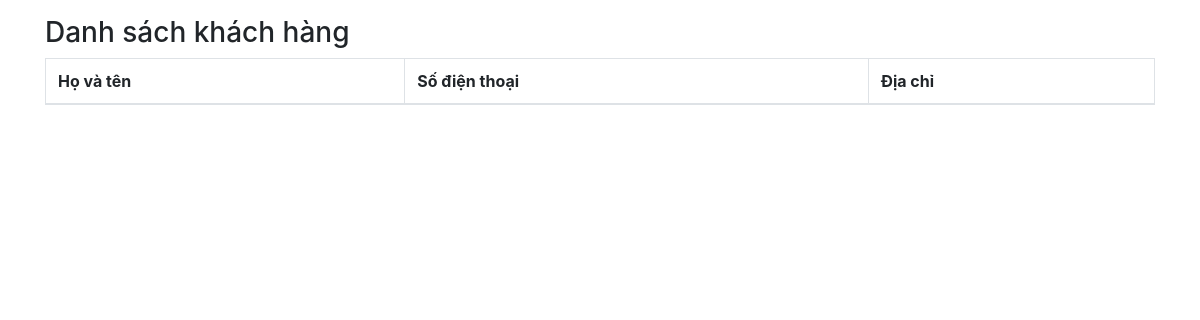
/list-customer, run on an earlier commit of the app's database.
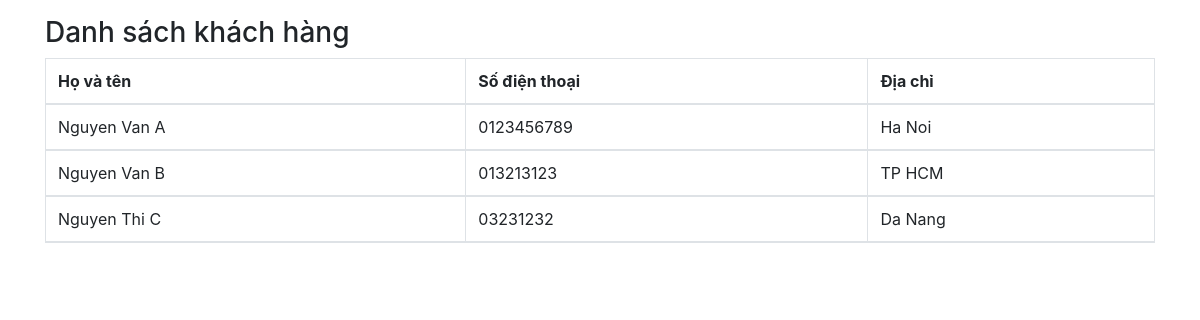
And on a later commit of the database.
### app/models.py (models this page shows, shortened)
class Customer(models.Model):
    phone = models.CharField(max_length=20, unique=True)
    name = models.CharField(max_length=100)
    address = models.CharField(max_length=200, blank=True)

### app/views.py (the view)
# urls.py: path('list-customer', list_customer),
def list_customer(request):
    customer_list = Customer.objects.all()
    context = {'customer_list': customer_list}
    return render(request, 'list_customer.html', context)

### app/templates/list_customer.html (shortened to what this page needs)
<link rel="stylesheet" href="https://cdn.jsdelivr.net/npm/bootstrap@4.6.0/dist/css/bootstrap.min.css">
<div class="container mt-3">
    <h3>Danh sách khách hàng</h3>
    <table class="table table-bordered">
        <thead>
            <tr>
                <th>Họ và tên</th>
                <th>Số điện thoại</th>
                <th>Địa chỉ</th>
            </tr>
            {% for customer in customer_list %}
                <tr>
                    <td>{{ customer.name }}</td>
                    <td>{{ customer.phone  }}</td>
                    <td>{{ customer.address }}</td>
                </tr>
            {% endfor %}
        </thead>
    </table>
</div>

What changed in the data, as far as the page shows it:
added Customer: name "Nguyen Van A", phone "0123456789", address "Ha Noi"
added Customer: name "Nguyen Van B", phone "013213123", address "TP HCM"
added Customer: name "Nguyen Thi C", phone "03231232", address "Da Nang"
